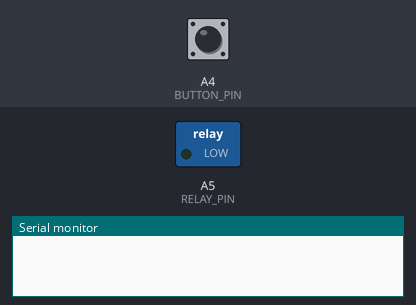
Bench run of a sketch on a simulated Arduino Uno, built with avr-gcc and run on an emulated ATmega328P. Parts: switched loads named in the sketch (green lamp = pin HIGH), the last lines printed to the serial monitor. Dashed ring = blinking. The inputs (shaded band) are chosen by the test bench; at power-on: A4 (BUTTON_PIN) HIGH.

Above: at 1.2 s.
1.3 s: A4 (BUTTON_PIN) pulled LOW for 3.2 s
At 4.0 s:
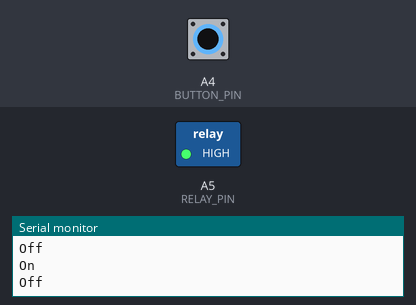
Timing chart, 0 to 5.5 s (numbered marks = the images above; inputs shaded):
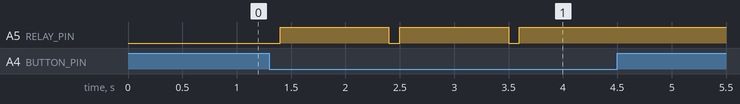

Measured:
- after the input at 1.3 s, A5 (RELAY_PIN): alternates HIGH for 1.0 s and LOW for 0.10 s, 5 changes in all, then stays HIGH, starting after 0.10 s

The sketch:

TCCC_pump_v2.ino
```cpp
// Simple arduino sketch that triggers a relay that controls a 12v pump.
// The pump is part of a Casaulty Care Course that simulates a beating heart
// making a training wound bleed. The system is incorporated into tourniquet
// and pressure dressing training.

// Created by: Jeff Faatz
// https://github.com/jeffreyfaatz
// version 2.0

const int RELAY_PIN = A5;    // Arduino pin to IN on relay
const char BUTTON_PIN = A4;  // Arduino pin to button
bool pressed = false;        // Variable is used to store the state of the button

void setup() {
  Serial.begin(115200);

  pinMode(RELAY_PIN, OUTPUT);         // Set pin A5 as an output
  pinMode(BUTTON_PIN, INPUT_PULLUP);  // Set pin A4 with internal pull up resistor
}

void loop() {
  bool currentState = digitalRead(BUTTON_PIN);  // Reads the current state of the button

  if (currentState == pressed) {
    digitalWrite(RELAY_PIN, LOW);   // Sets the RELAY_PIN to a low state, activating the relay
    Serial.println("On");
    delay(100);                     // Runs for 100 milliseconds (.1 second)
    digitalWrite(RELAY_PIN, HIGH);  // Sets the RELAY_PIN back to a high state, deactivating the relay
    Serial.println("Off");
    delay(1000);                    // Waits for 1000 milliseconds (1 second)
  }
}
```
